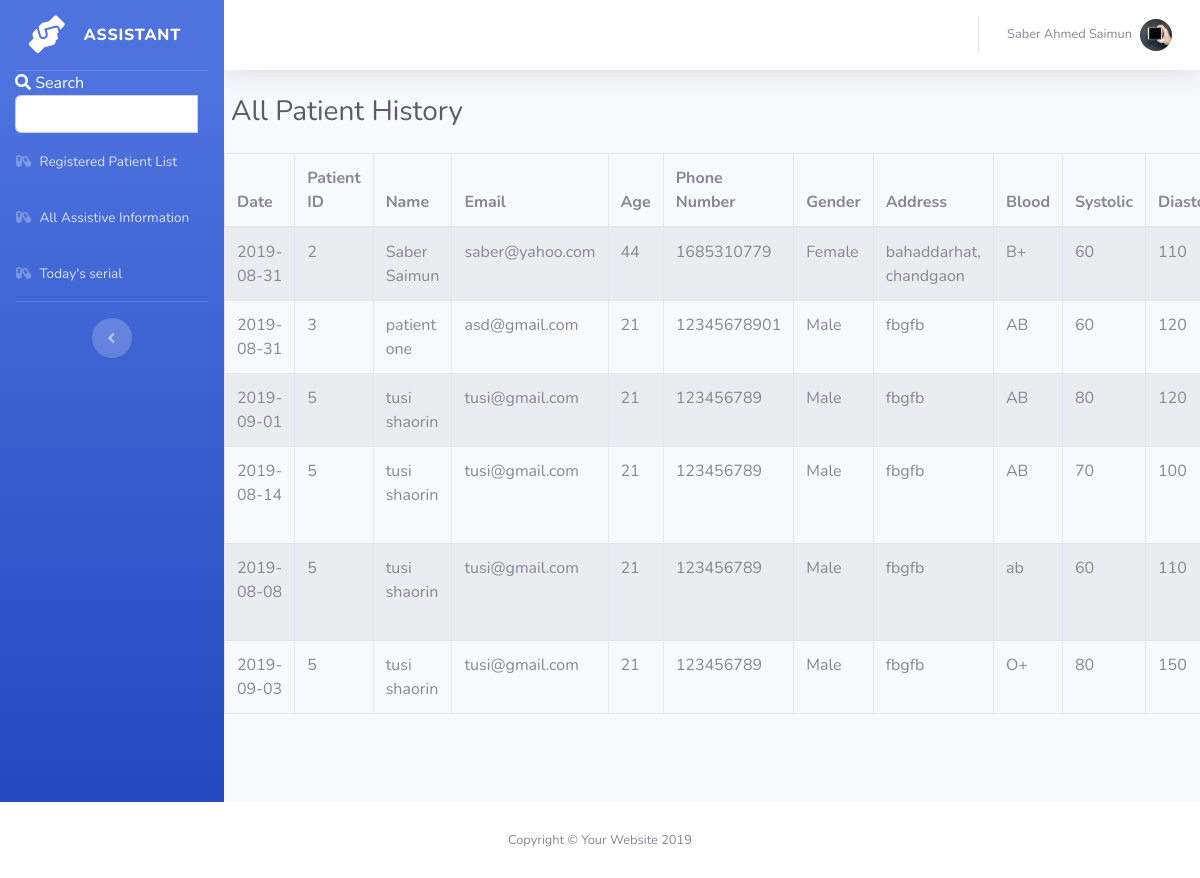
Screenshot of /assistant/allpatienthistory.php with the database file from the repository.
### tables this page shows
CREATE TABLE `assistant` (
  `id` int(11) NOT NULL,
  `name` varchar(240) NOT NULL,
  `password` varchar(240) NOT NULL,
  `assis_id` int(20) NOT NULL,
  `email` varchar(240) NOT NULL,
  `degree` varchar(240) NOT NULL,
  `age` int(20) NOT NULL,
  `phone` int(20) NOT NULL,
  `bio` varchar(240) NOT NULL,
  `address` varchar(240) NOT NULL,
  `gender` text NOT NULL,
  `img` varchar(240) NOT NULL
);

CREATE TABLE `assistive_data` (
  `assistive_id` int(11) NOT NULL,
  `patient_id` int(255) NOT NULL,
  `first_name` varchar(255) NOT NULL,
  `last_name` varchar(255) NOT NULL,
  `email` varchar(255) NOT NULL,
  `phone` varchar(255) NOT NULL,
  `gender` varchar(255) NOT NULL,
  `age` varchar(255) NOT NULL,
  `address` varchar(999) NOT NULL,
  `blood` varchar(20) NOT NULL,
  `systolic` varchar(20) NOT NULL,
  `diastolic` varchar(20) NOT NULL,
  `problem` varchar(999) NOT NULL,
  `disease` varchar(255) NOT NULL,
  `body` varchar(255) NOT NULL,
  `weight` varchar(20) NOT NULL,
  `date` date NOT NULL
);

### assistant/allpatienthistory.php (the view, shortened to what this page needs)
 <?Php include "include/database.php"; ?>
     <?Php include "include/header.php"; ?>
     <?Php include "include/nav.php"; ?>
        <h1 class="h3 mb-0 text-gray-800 " style="margin-left: 7px;margin-top: 25px;">All Patient History</h1>
	      <br>
	<table id="example" class="table table-striped table-bordered" style="width:100%">
	          <thead>
	              <tr>
                   <th>Date</th>
                    <th>Patient ID</th>
                    <th>Name</th>
                    <th>Email</th>
                    <th>Age</th>
                    <th>Phone Number</th>
                    <th>Gender</th>
                    <th>Address</th>
                    <th>Blood</th>
	                  <th>Systolic</th>
	                  <th>Diastolic</th>
	              </tr>
	          </thead>
	          <tbody>
<?php
 $query =   "SELECT * FROM assistive_data";
 $select_posts = mysqli_query($connection,$query);
 while($row=mysqli_fetch_assoc($select_posts)) {
                  $patient_id = $row['patient_id'];
                  $first_name = $row['first_name'];
                  $last_name = $row['last_name'];
                  $email = $row['email'];
                  $phone = $row['phone'];
                  $gender = $row['gender'];
                  $age = $row['age'];
                  $address = $row['address'];
                  $blood = $row['blood'];
                  $systolic = $row['systolic'];
                  $diastolic = $row['diastolic'];
                  $date = $row['date'];
                  echo "<tr>";
                  echo "<td>$date</td>";
                  echo "<td>$patient_id</td>";
                  echo "<td>$first_name  $last_name </td>";
                  echo "<td>$email</td>";
                  echo "<td>$age</td>";
                  echo "<td>$phone</td>";
                  echo "<td>$gender</td>";
                  echo "<td>$address</td>";
                  echo "<td>$blood</td>";
                  echo "<td>$systolic</td>";
                  echo "<td>$diastolic</td>";
                  echo "</tr>";
                        }
                  ?>
	          </tbody>
	      </table>
              <br><br><br>
        </div>
        </div>
            </div>
     <?Php include "include/footer.php"; ?>

### assistant/include/nav.php (shortened to what this page needs)
<div id="wrapper">
  <ul class="navbar-nav bg-gradient-primary sidebar sidebar-dark accordion" id="accordionSidebar">
    <a class="sidebar-brand d-flex align-items-center justify-content-center" href="index.php">
      <div class="sidebar-brand-icon rotate-n-15">
        <i class="fas fa-hands-helping"></i>
      </div>
      <div class="sidebar-brand-text mx-3">Assistant</div>
    </a>
    <hr class="sidebar-divider my-0">
       <li class="nav-item">
        <div class="search" style="margin-left: 15px;">
        <i style="color:white;" class="fas fa-search"></i>
        <span style="color: white;"> Search</span>
              <form action="search.php" method="post">
                  <div class="input-group">
                      <input name="search" type="text" class="form-control">
                      <span class="input-group-btn">
                          <button name="submit" class="btn btn-default" type="submit" style = "margin-top: 8px;">
                      </button>
                      </span>
                  </div>
          </form>
          </div>
    </li>
    <li class="nav-item">
      <a class="nav-link" href="registeredpatient.php">
        <i class="fas fa-capsules"></i>
        <span>Registered Patient List
        </span></a>
    </li>
    <li class="nav-item">
      <a class="nav-link" href="allpatienthistory.php">
        <i class="fas fa-capsules"></i>
        <span>All Assistive Information</span></a>
    </li>
   <li class="nav-item">
      <a class="nav-link" href="serial.php">
        <i class="fas fa-capsules"></i>
        <span>Today's serial</span></a>
    </li>
    <hr class="sidebar-divider d-none d-md-block">
    <div class="text-center d-none d-md-inline">
      <button class="rounded-circle border-0" id="sidebarToggle"></button>
    </div>
  </ul>
  <div id="content-wrapper" class="d-flex flex-column">
    <div id="content">
      <nav class="navbar navbar-expand navbar-light bg-white topbar mb-4 static-top shadow">
        <ul class="navbar-nav ml-auto">
             <?php
                    $query =   "SELECT * FROM assistant";
                    $select_posts = mysqli_query($connection,$query);
                  while($row=mysqli_fetch_assoc($select_posts)) {
                      $name = $row['name'];
                      $img = $row['img'];
                      }
                ?>
          <li class="nav-item dropdown no-arrow">
            <a class="nav-link dropdown-toggle" href="#" id="userDropdown" role="button" data-toggle="dropdown" aria-haspopup="true" aria-expanded="false">
              <span class="mr-2 d-none d-lg-inline text-gray-600 small"><?php echo "$name"; ?></span>
              <?php echo "<img class='img-profile rounded-circle' src='../img/$img' alt='image'>"; ?>
            </a>
          </li>
        </ul>
      </nav>

### rows the page displays
assistant: name "Saber Ahmed Saimun", img (picture)
assistive_data: date "2019-08-31", patient "2", first_name "Saber", last_name "Saimun", email "saber@yahoo.com", age "44", phone "1685310779", gender "Female", address "bahaddarhat, chandgaon", blood "B+", systolic "60", diastolic "110"
assistive_data: date "2019-08-31", patient "3", first_name "patient", last_name "one", email "asd@gmail.com", age "21", phone "12345678901", gender "Male", address "fbgfb", blood "AB", systolic "60", diastolic "120"
assistive_data: date "2019-09-01", patient "5", first_name "tusi", last_name "shaorin", email "tusi@gmail.com", age "21", phone "123456789", gender "Male", address "fbgfb", blood "AB", systolic "80", diastolic "120"
assistive_data: date "2019-08-14", patient "5", first_name "tusi", last_name "shaorin", email "tusi@gmail.com", age "21", phone "123456789", gender "Male", address "fbgfb", blood "AB", systolic "70", diastolic "100"
assistive_data: date "2019-08-08", patient "5", first_name "tusi", last_name "shaorin", email "tusi@gmail.com", age "21", phone "123456789", gender "Male", address "fbgfb", blood "ab", systolic "60", diastolic "110"
assistive_data: date "2019-09-03", patient "5", first_name "tusi", last_name "shaorin", email "tusi@gmail.com", age "21", phone "123456789", gender "Male", address "fbgfb", blood "O+", systolic "80", diastolic "150"
